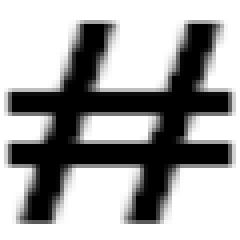
#> input picture alphabet/#/10.png, 60 x 60 px (shown 4 times larger); its folder holds only this picture in this run
$ python resize_photo.py
#> lines starting #> are read from the running program, lines starting #| are printed output that depends on the picture
import os
import cv2
import numpy as np
# Chemin vers le répertoire contenant les images
directory = "alphabet/"
output_directory="alphabet_resize/"


# Créer le répertoire de sortie s'il n'existe pas déjà
if not os.path.exists(output_directory):
    os.makedirs(output_directory)


# # Redimensionnement souhaité
# desired_width = 200
# desired_height =200
desired_width = 100
desired_height =100

# Créer le répertoire de sortie s'il n'existe pas déjà
if not os.path.exists(output_directory):
    os.makedirs(output_directory)

# Parcourir le répertoire principal
for subdir in os.listdir(directory):
    subdir_path = os.path.join(directory, subdir)
    # Vérifier si le chemin est un sous-répertoire
    if os.path.isdir(subdir_path):
        # Créer un sous-répertoire correspondant dans le répertoire de sortie
        output_subdir = os.path.join(output_directory, subdir)
        if not os.path.exists(output_subdir):
            os.makedirs(output_subdir)
        # Parcourir les fichiers dans le sous-répertoire
        for filename in os.listdir(subdir_path):
            if filename.endswith(".jpg") or filename.endswith(".png"):
                # Chemin complet de l'image d'entrée
                input_filepath = os.path.join(subdir_path, filename)
                # Charger l'image
                img = cv2.imread(input_filepath)
#> img is the input picture: shape (60, 60, 3); min 0, max 255, mean 165.4
                # Redimensionner l'image
                resized_img = cv2.resize(img, (desired_width, desired_height))
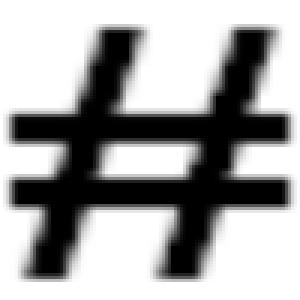
#> resized_img: shape (100, 100, 3) (shown 3 times larger); min 0, max 255, mean 165.4
                # Appliquer un filtre pour rendre l'image plus nette
                sharpened_img = cv2.filter2D(resized_img, -1, kernel=np.array([[-1,-1,-1], [-1,9,-1], [-1,-1,-1]]))
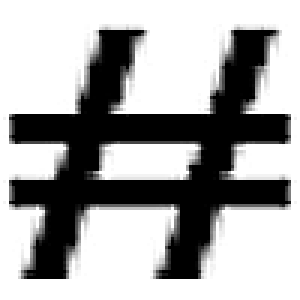
#> sharpened_img: shape (100, 100, 3) (shown 3 times larger); min 0, max 255, mean 167
                # Chemin de sortie pour l'image redimensionnée et nette
                output_filepath = os.path.join(output_subdir, filename)
                # Enregistrer l'image redimensionnée et nette
                cv2.imwrite(output_filepath, sharpened_img)
#> pass 2 of the loop `for subdir in os.listdir(directory):`:
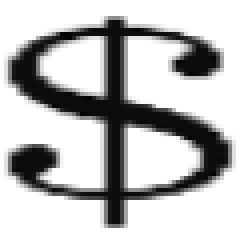
#> input picture alphabet/$/17.png, 60 x 60 px (shown 4 times larger)
#> img is the input picture: shape (60, 60, 3); min 2, max 255, mean 189.2
#> `resized_img = cv2.resize(img, (desired_width, desired_height))`:
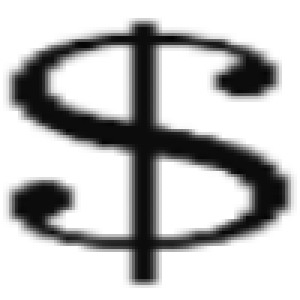
#> resized_img: shape (100, 100, 3) (shown 3 times larger); min 3, max 255, mean 189.2
#> `sharpened_img = cv2.filter2D(resized_img, -1, kernel=np.array([[-1,-1,..`:
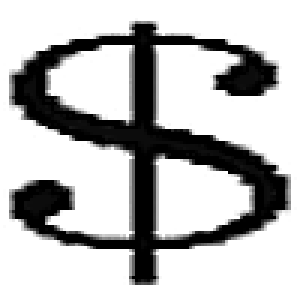
#> sharpened_img: shape (100, 100, 3) (shown 3 times larger); min 0, max 255, mean 187.1


cv2.destroyAllWindows()
